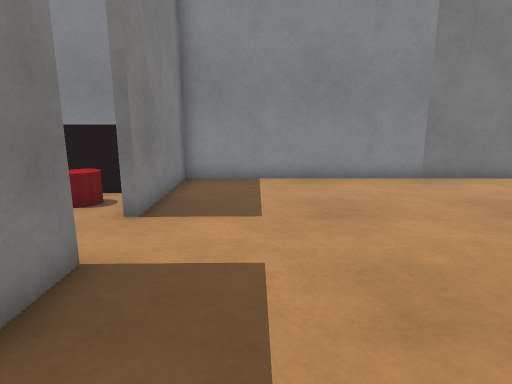
View 1 (above)

18 first-person views from a walk through a world built for the Gazebo simulator. The camera is 1 m above the floor, tilts 12° down and sees 75° across. The floor is counted in squares, 0.5 m on a side. Each view is taken from the middle of a square. On the plan, view 1 faces up. The plan holds only what a view shows up to about 18 squares ahead; the rest is blank.

View 2
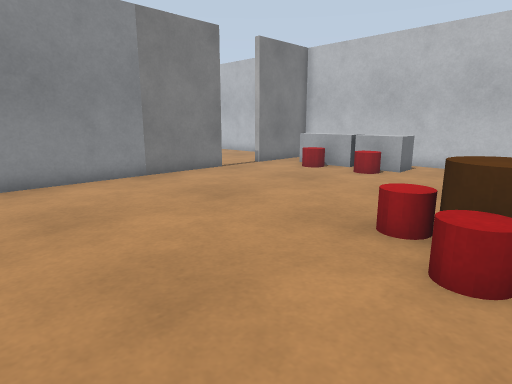

View 3
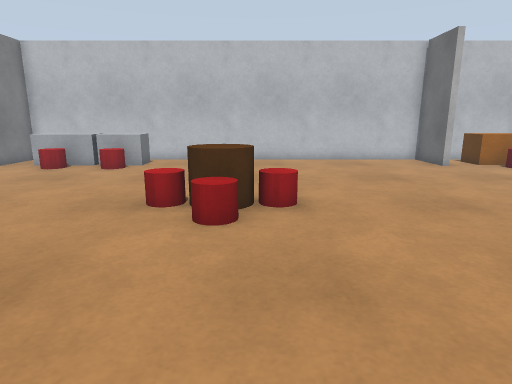

View 4
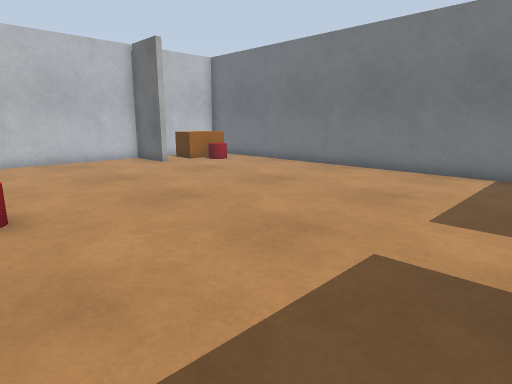

View 5
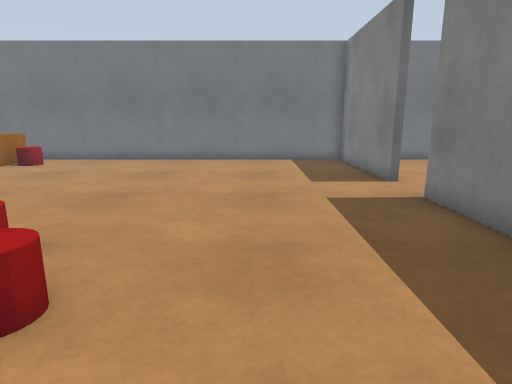

View 6
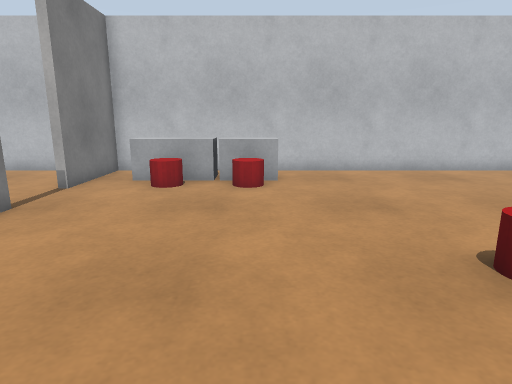

View 7
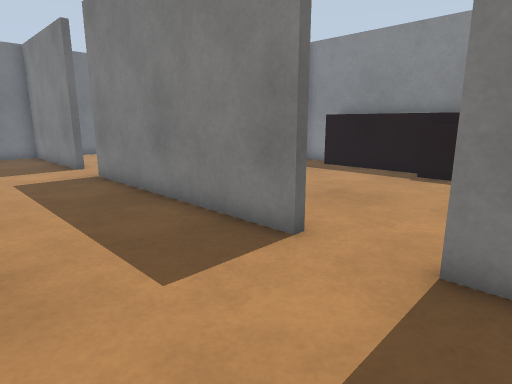

View 8
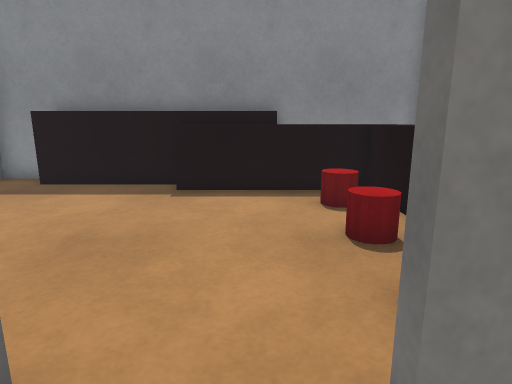

View 9
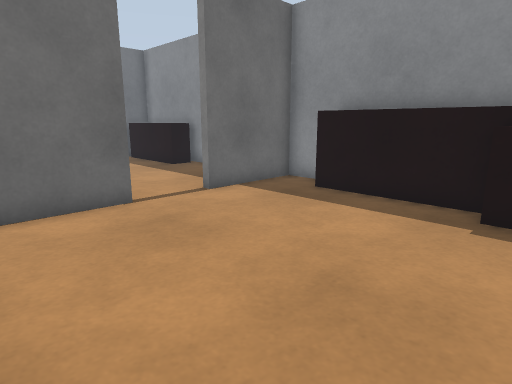

View 10
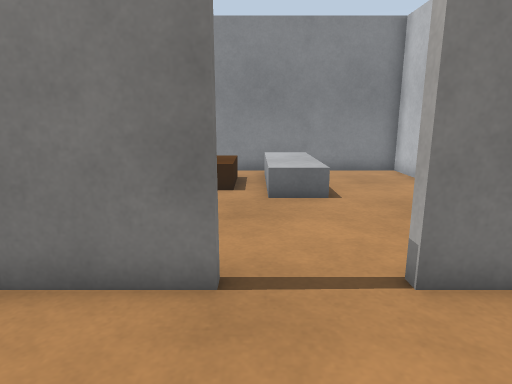

View 11
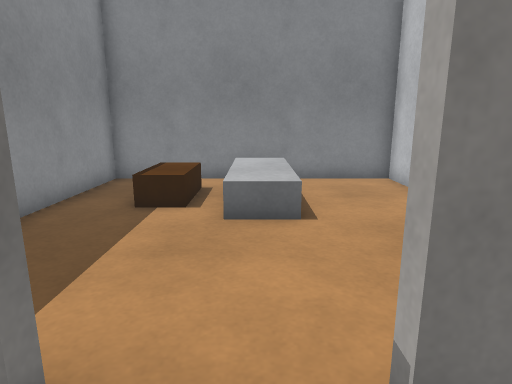

View 12
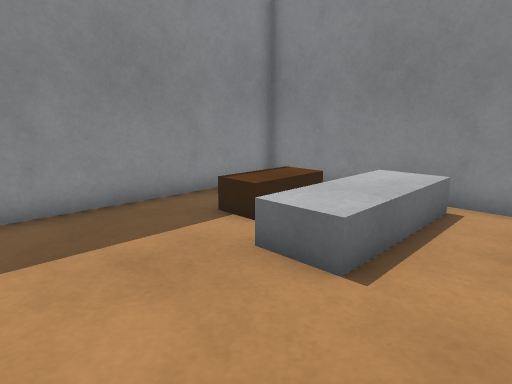

View 13
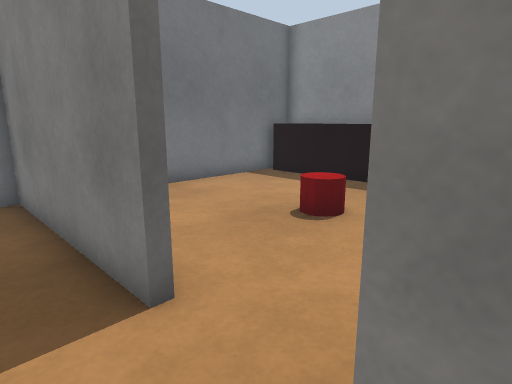

View 14
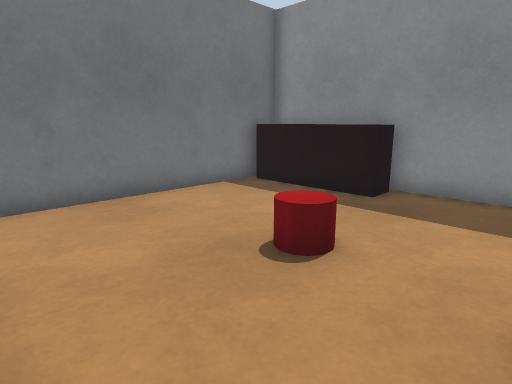

View 15
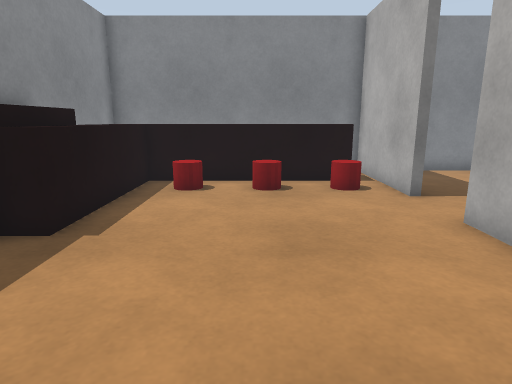

View 16
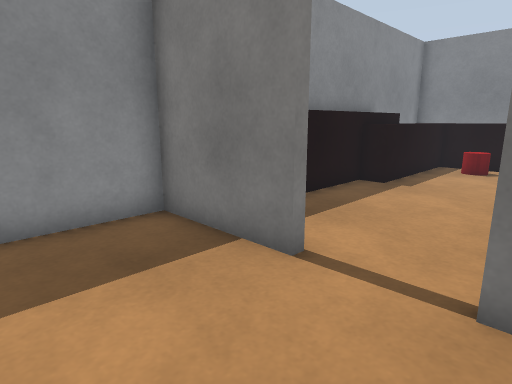

View 17
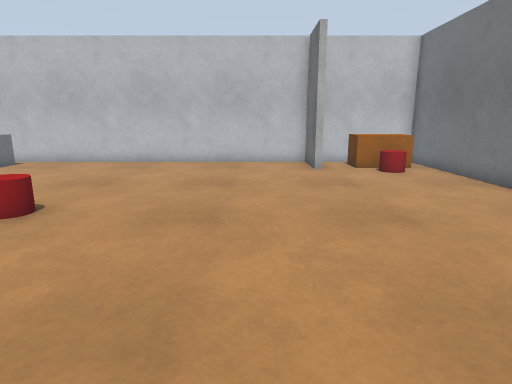

View 18
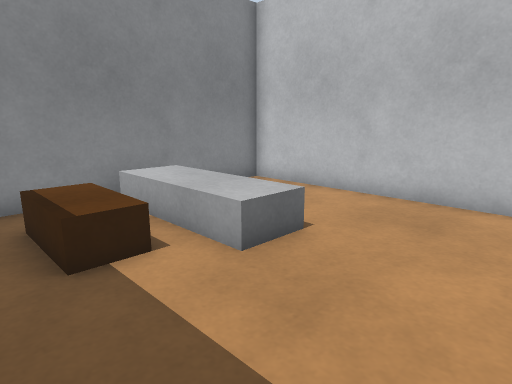

### Floor plan
Ten units are one square. View 1 is at (0, 0); x grows to the right and y downward. Boxes are objects, and circles mark ways between rooms. Rooms are numbered by the first view taken in them; rooms with no view inside come last. Other rooms are left out.
<svg viewBox="-132 -222 294 364">
<path fill="none" stroke="#000" d="M-25 -45 -25 48M130 85 157 85 157 -117 119 -117M-25 71 -25 137 157 137 157 92M96 -117 -25 -117 -25 -68M157 -140 157 -217 60 -217 60 -139M-116 -65 -116 10M-28 -31 -28 -45M-28 -68 -28 -117 -127 -117 -127 30 -90 30 -90 33M-66 30 -39 30M-90 33 -127 33 -127 137 -40 137"/>
<rect x="35" y="-15" width="20" height="10" fill="#bbb"><title>red cylinder</title></rect>
<rect x="55" y="-5" width="10" height="20" fill="#bbb"><title>red cylinder</title></rect>
<rect x="55" y="-15" width="20" height="10" fill="#bbb"><title>brown cylinder</title></rect>
<rect x="55" y="-25" width="10" height="10" fill="#bbb"><title>red cylinder</title></rect>
<rect x="115" y="105" width="20" height="20" fill="#bbb"><title>red cylinder</title></rect>
<rect x="115" y="-75" width="20" height="20" fill="#bbb"><title>red cylinder</title></rect>
<rect x="115" y="-95" width="20" height="10" fill="#bbb"><title>red cylinder</title></rect>
<rect x="135" y="105" width="20" height="20" fill="#bbb"><title>orange box</title></rect>
<rect x="135" y="-75" width="10" height="20" fill="#bbb"><title>grey box</title></rect>
<rect x="135" y="-105" width="10" height="30" fill="#bbb"><title>grey box</title></rect>
<rect x="75" y="-205" width="20" height="30" fill="#bbb"><title>brown box</title></rect>
<rect x="105" y="-215" width="20" height="50" fill="#bbb"><title>grey box</title></rect>
<rect x="-125" y="-95" width="20" height="60" fill="#bbb"><title>counter</title></rect>
<rect x="-115" y="-105" width="80" height="20" fill="#bbb"><title>counter</title></rect>
<rect x="-95" y="-85" width="10" height="10" fill="#bbb"><title>red cylinder</title></rect>
<rect x="-75" y="-85" width="20" height="10" fill="#bbb"><title>red cylinder</title></rect>
<rect x="-45" y="-85" width="10" height="10" fill="#bbb"><title>red cylinder</title></rect>
<rect x="-125" y="85" width="10" height="50" fill="#bbb"><title>cabinet</title></rect>
<rect x="-85" y="75" width="20" height="10" fill="#bbb"><title>red cylinder</title></rect>
<circle cx="105" cy="-120" r="3" fill="#2a7"/>
<circle cx="-30" cy="-55" r="3" fill="#2a7"/>
<circle cx="-30" cy="60" r="3" fill="#2a7"/>
<circle cx="-75" cy="30" r="3" fill="#2a7"/>
<text x="60" y="10">1</text>
<text x="110" y="-170">2</text>
<text x="-80" y="-40">3</text>
<text x="-80" y="80">4</text>
</svg>
Room 1 opens to room 2. Room 1 opens to room 3. Room 1 opens to room 4. Room 3 opens to room 4.

Where each view was taken, in squares from view 1:
view 1: 0 up, 0 right, facing up
view 2: 0 up, 0 right, facing up-right
view 3: 0 up, 2 left, facing right
view 4: 0 up, 2 left, facing down-right
view 5: 4 up, 2 right, facing down
view 6: 6 up, 2 right, facing right
view 7: 8 up, 2 right, facing down-left
view 8: 6 up, 1 left, facing left
view 9: 5 up, 3 left, facing down-left
view 10: 8 up, 10 right, facing up
view 11: 10 up, 11 right, facing up
view 12: 13 up, 14 right, facing up-left
view 13: 4 down, 1 left, facing down-left
view 14: 5 down, 3 left, facing down-left
view 15: 2 down, 7 left, facing up
view 16: 7 down, 6 left, facing up-left
view 17: 6 down, 1 left, facing right
view 18: 13 up, 7 right, facing up-right
